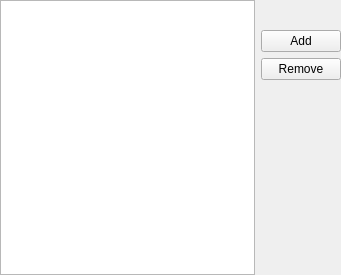
<?xml version="1.0" encoding="UTF-8"?>
<ui version="4.0">
 <class>ArrayEditor</class>
 <widget class="QWidget" name="ArrayEditor">
  <property name="geometry">
   <rect>
    <x>0</x>
    <y>0</y>
    <width>341</width>
    <height>275</height>
   </rect>
  </property>
  <property name="windowTitle">
   <string notr="true">ArrayEditor</string>
  </property>
  <layout class="QHBoxLayout" name="horizontalLayout_2">
   <property name="leftMargin">
    <number>0</number>
   </property>
   <property name="topMargin">
    <number>0</number>
   </property>
   <property name="rightMargin">
    <number>0</number>
   </property>
   <property name="bottomMargin">
    <number>0</number>
   </property>
   <item>
    <widget class="QListView" name="listView">
     <property name="editTriggers">
      <set>QAbstractItemView::EditTrigger::NoEditTriggers</set>
     </property>
     <property name="selectionBehavior">
      <enum>QAbstractItemView::SelectionBehavior::SelectRows</enum>
     </property>
    </widget>
   </item>
   <item>
    <layout class="QVBoxLayout" name="verticalLayout_2">
     <item>
      <widget class="QWidget" name="content" native="true">
       <property name="sizePolicy">
        <sizepolicy hsizetype="Expanding" vsizetype="Preferred">
         <horstretch>0</horstretch>
         <verstretch>0</verstretch>
        </sizepolicy>
       </property>
       <layout class="QHBoxLayout" name="horizontalLayout"/>
      </widget>
     </item>
     <item>
      <widget class="ValidationIndicator" name="indicator" native="true"/>
     </item>
     <item>
      <widget class="QPushButton" name="addButton">
       <property name="sizePolicy">
        <sizepolicy hsizetype="Preferred" vsizetype="Fixed">
         <horstretch>0</horstretch>
         <verstretch>0</verstretch>
        </sizepolicy>
       </property>
       <property name="text">
        <string>Add</string>
       </property>
       <property name="icon">
        <iconset theme="list-add-symbolic"/>
       </property>
      </widget>
     </item>
     <item>
      <widget class="QPushButton" name="removeButton">
       <property name="sizePolicy">
        <sizepolicy hsizetype="Preferred" vsizetype="Fixed">
         <horstretch>0</horstretch>
         <verstretch>0</verstretch>
        </sizepolicy>
       </property>
       <property name="text">
        <string>Remove</string>
       </property>
       <property name="icon">
        <iconset theme="list-remove-symbolic"/>
       </property>
      </widget>
     </item>
     <item>
      <spacer name="verticalSpacer">
       <property name="orientation">
        <enum>Qt::Orientation::Vertical</enum>
       </property>
       <property name="sizeHint" stdset="0">
        <size>
         <width>20</width>
         <height>40</height>
        </size>
       </property>
      </spacer>
     </item>
    </layout>
   </item>
  </layout>
 </widget>
 <customwidgets>
  <customwidget>
   <class>ValidationIndicator</class>
   <extends>QWidget</extends>
   <header>ui/wizard/03-parameters/forms/editors/detailed/misc/ValidationIndicator.h</header>
   <container>1</container>
  </customwidget>
 </customwidgets>
 <resources/>
 <connections/>
</ui>
